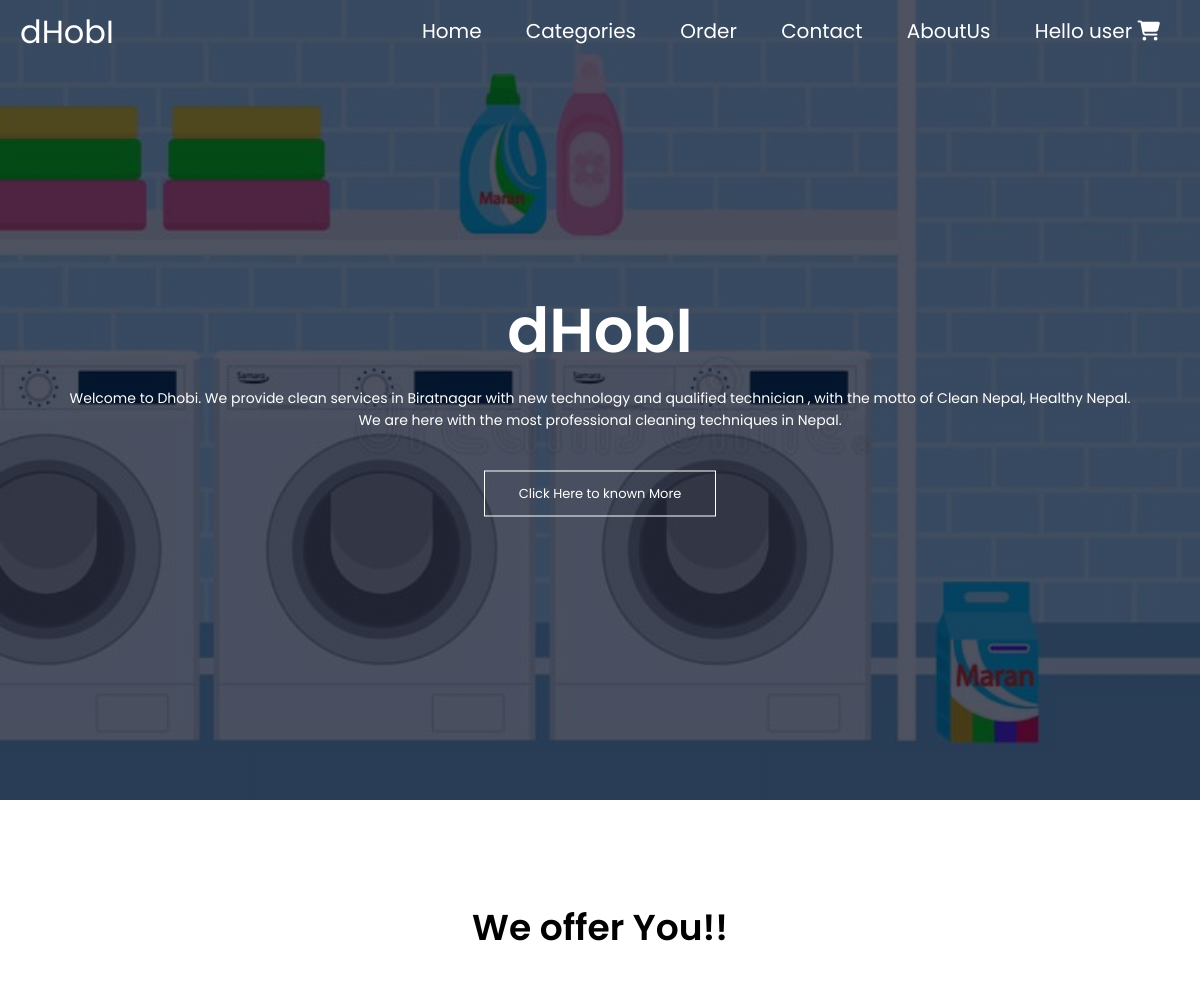
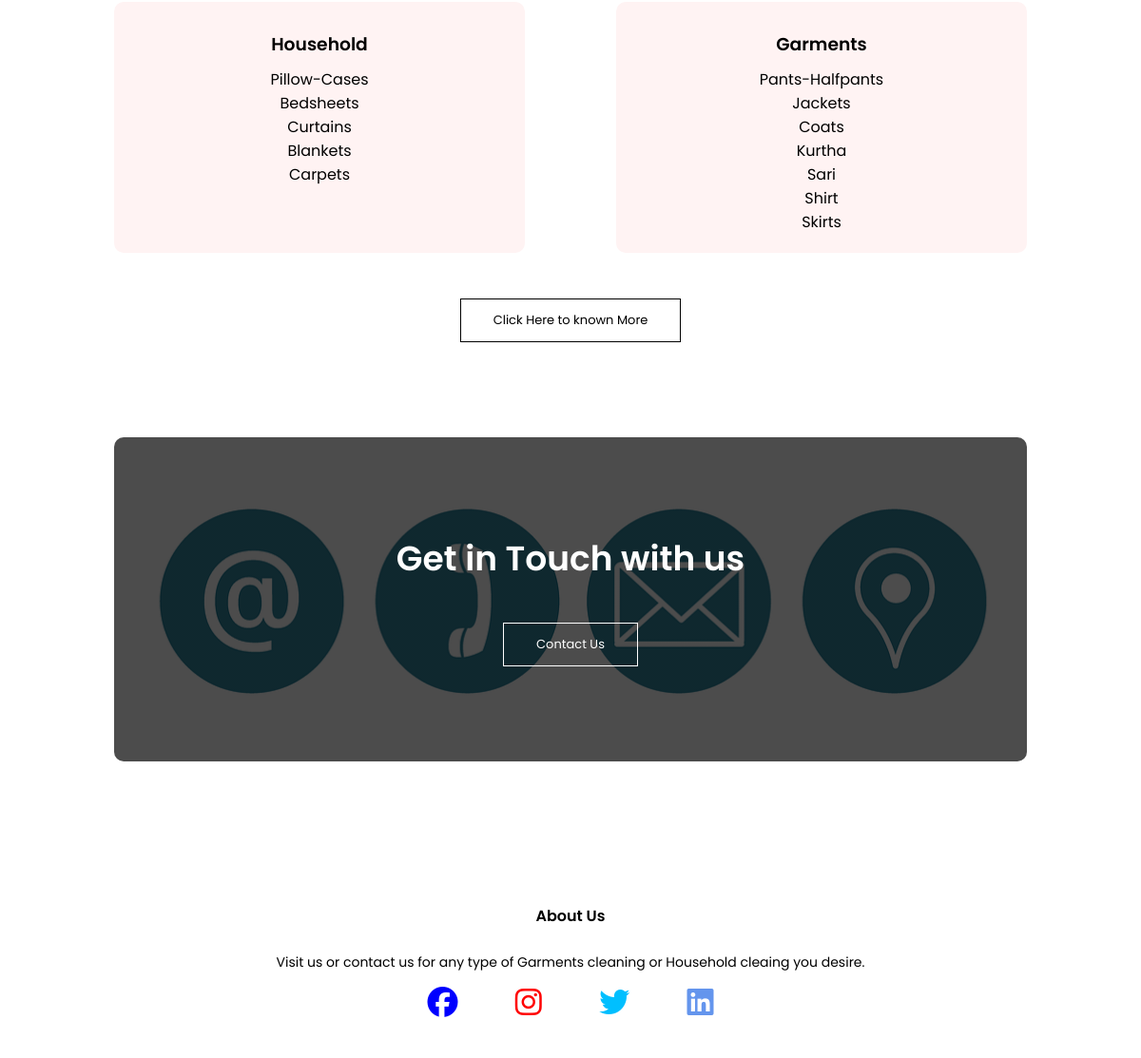
The page / (signed in) on the database its author committed (2 pictures, top to bottom).
### tables this page shows
CREATE TABLE `item` (
  `item_id` int(11) NOT NULL,
  `cat_id` int(11) NOT NULL,
  `item_name` varchar(255) NOT NULL,
  `price` varchar(30) NOT NULL,
  `image` varchar(255) NOT NULL
);

### html/index.php (the view)
<?php
include('../dbconn.php');
include('../include/header.php');
?>
<section class="header">
    <?php
    include('../include/nav.php');
    ?>
    <div class="text-box">
        <h1>dHobI</h1>
        <p>Welcome to Dhobi. We provide clean services in Biratnagar with new technology and qualified technician , with the motto of Clean Nepal, Healthy Nepal. We are here with the most professional cleaning techniques in Nepal.</p>
        <a href="about.php" class="hi-btn">Click Here to known More</a>
    </div>
</section>
<section class="clothes">
    <h1> We offer You!!</h1>
    <div class="row">
        <div class="clothes-col1">
            <h3>Household</h3>
            <?php
            $household = "SELECT * FROM item WHERE cat_id = 1";
            $result = mysqli_query($con, $household);
            foreach ($result as $row) {
            ?>
            <?php echo $row['item_name']; ?></a><br>
            <?php
            }
            ?>
        </div>
        <div class="clothes-col1">
            <h3>Garments</h3>
            <?php
            $garment = "SELECT * FROM item WHERE cat_id = 2";
            $result = mysqli_query($con,$garment);
            foreach($result as $row){
                ?>
                <?php echo $row['item_name']; ?></a><br>
                <?php
            }
           ?>
        </div>
    </div>
    <a href="categories.php" class="hi-btn blue-btn">Click Here to known More</a><br>
</section>
<section class="cta">
    <h1>Get in Touch with us</h1>
    <a href="contact.php" class="hi-btn">Contact Us</a>
</section>
<?php
include('../include/footer.php');
?>

### css/style.css (style rules this page uses)
* { margin: 0; padding: 0; font-family: 'Poppins', sans-serif; }
.header { min-height: 100vh; width: 100%; background-image: linear-gradient(rgba(4, 9, 30, 0.7), rgba(4, 9, 30, 0.7)), url(../assets/banner.jpg); background-position: center; background-size: cover; position: relative; }
a { text-decoration: none; font-size: 32px; color: white; }
.text-box { width: 90%; color: #fff; position: absolute; top: 50%; left: 50%; transform: translate(-50%, -50%); text-align: center; }
.text-box h1 { font-size: 62px; }
.text-box p { margin: 10px 0 40px; font-size: 14px; color: #fff; }
.hi-btn { display: inline-block; text-decoration: none; color: #fff; border: 1px solid #fff; padding: 12px 34px; font-size: 13px; background: transparent; position: relative; cursor: pointer; }
.clothes { width: 80%; margin: auto; text-align: center; padding-top: 100px; }
h1 { font-size: 36px; font-weight: 600; }
p { color: black; font-size: 14px; font-weight: 400; line-height: 22px; padding: 1opx; }
.row { margin-top: 5%; display: flex; justify-content: space-between; }
h3 { text-align: center; font-weight: 600; margin: 10px 0; }
.blue-btn { border: 1px solid black; background: transparent; color: black; }
.clothes-col1 { flex-basis: 45%; background: #fff3f3; border-radius: 10px; margin-bottom: 5%; padding: 20px 12px; box-sizing: border-box; }
.cta { margin: 100px auto; width: 80%; background-image: linear-gradient(rgba(0, 0, 0, 0.7), rgba(0, 0, 0, 0.7)), url(../assets/banner2.jpg); background-position: center; background-size: cover; border-radius: 10px; text-align: center; padding: 100px 0; }
.cta h1 { color: #fff; margin-bottom: 40px; padding: 0; }

### rows shown on the page
item: item_name "Pillow-Cases"
item: item_name "Bedsheets"
item: item_name "Curtains"
item: item_name "Blankets"
item: item_name "Carpets"
item: item_name "Pants-Halfpants"
item: item_name "Jackets"
item: item_name "Coats"
item: item_name "Kurtha"
item: item_name "Sari"
item: item_name "Shirt"
item: item_name "Skirts"

### other values the page prints
$_SESSION['username'] "user"
